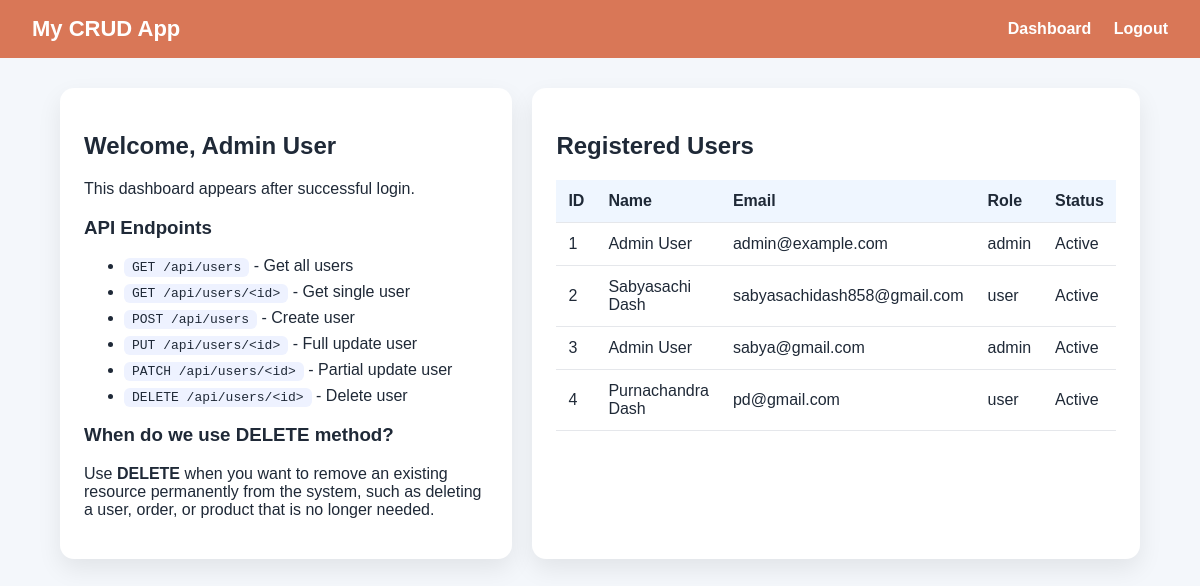
The page /dashboard (signed in) on the database as committed earlier.
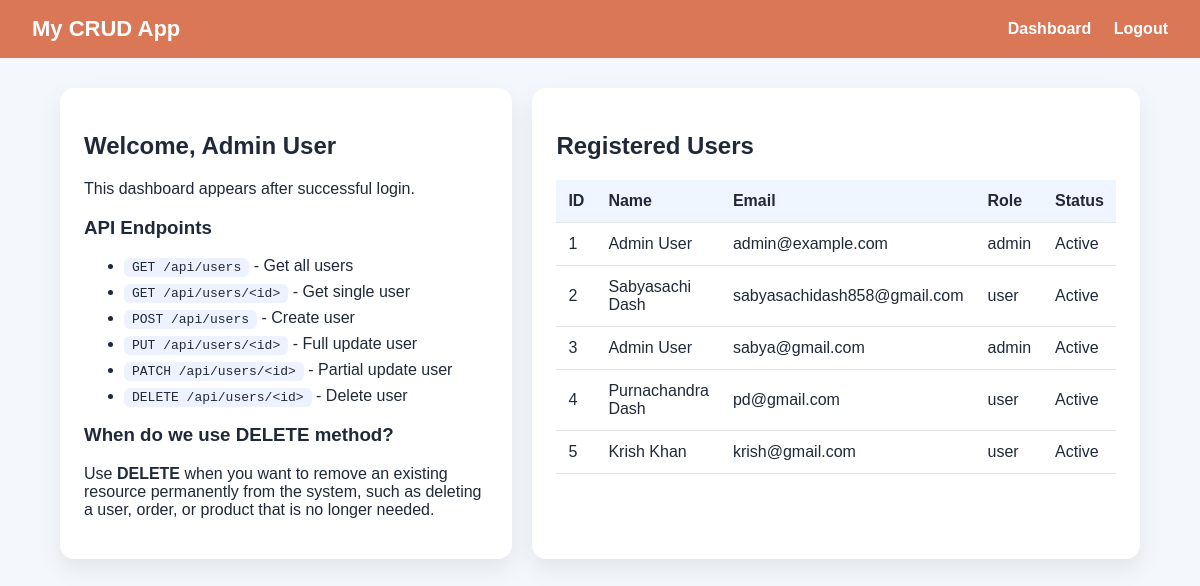
The same page on the database as committed later.
### app.py (models this page shows, shortened)
class User(db.Model):
    id = db.Column(db.Integer, primary_key=True)
    full_name = db.Column(db.String(120), nullable=False)
    email = db.Column(db.String(120), unique=True, nullable=False)
    password_hash = db.Column(db.String(255), nullable=False)
    role = db.Column(db.String(50), default='user')
    is_active = db.Column(db.Boolean, default=True)

### app.py (the view)
@app.route('/dashboard')
def dashboard():
    if 'user_id' not in session:
        flash('Please login first.', 'warning')
        return redirect(url_for('login'))
    users = User.query.order_by(User.id.asc()).all()
    return render_template('dashboard.html', users=users)

### templates/dashboard.html
{% extends 'base.html' %}
{% block content %}
<div class="grid">
    <section class="card">
        <h2>Welcome, {{ session.get('user_name') }}</h2>
        <p>This dashboard appears after successful login.</p>
        <h3>API Endpoints</h3>
        <ul class="api-list">
            <li><code>GET /api/users</code> - Get all users</li>
            <li><code>GET /api/users/&lt;id&gt;</code> - Get single user</li>
            <li><code>POST /api/users</code> - Create user</li>
            <li><code>PUT /api/users/&lt;id&gt;</code> - Full update user</li>
            <li><code>PATCH /api/users/&lt;id&gt;</code> - Partial update user</li>
            <li><code>DELETE /api/users/&lt;id&gt;</code> - Delete user</li>
        </ul>
        <h3>When do we use DELETE method?</h3>
        <p>Use <strong>DELETE</strong> when you want to remove an existing resource permanently from the system, such as deleting a user, order, or product that is no longer needed.</p>
    </section>
    <section class="card">
        <h2>Registered Users</h2>
        <table>
            <thead>
                <tr>
                    <th>ID</th>
                    <th>Name</th>
                    <th>Email</th>
                    <th>Role</th>
                    <th>Status</th>
                </tr>
            </thead>
            <tbody>
                {% for user in users %}
                <tr>
                    <td>{{ user.id }}</td>
                    <td>{{ user.full_name }}</td>
                    <td>{{ user.email }}</td>
                    <td>{{ user.role }}</td>
                    <td>{{ 'Active' if user.is_active else 'Inactive' }}</td>
                </tr>
                {% else %}
                <tr>
                    <td colspan="5">No users found.</td>
                </tr>
                {% endfor %}
            </tbody>
        </table>
    </section>
</div>
{% endblock %}

Rows that differ between the two databases and show on the page:
added User: id "5", full_name "Krish Khan", email "krish@gmail.com", role "user", is_active "Active"
